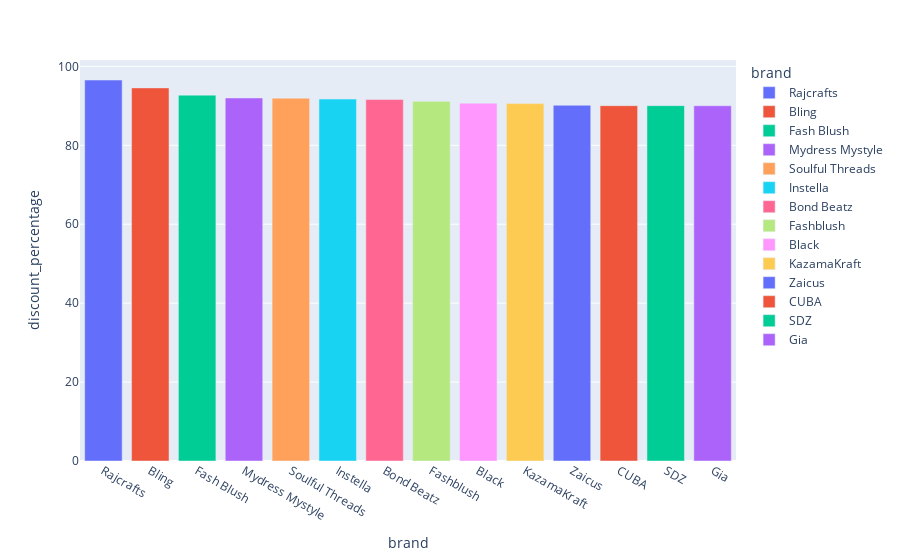

Notebook cell for this chart:
### Code cell
px.bar(max_discount, x= 'brand', y='discount_percentage',color='brand')  #plotting a bar graph

### Figure 1 — Plotly figure (JSON) as saved in the notebook; plotly's stock layout.template omitted (floating-point values rounded to 4 significant figures)
{"data": [{"alignmentgroup": "True", "hovertemplate": "brand=%{x}<br>discount_percentage=%{y}<extra></extra>", "legendgroup": "Rajcrafts", "marker": {"color": "#636efa", "pattern": {"shape": ""}}, "name": "Rajcrafts", "offsetgroup": "Rajcrafts", "orientation": "v", "showlegend": true, "textposition": "auto", "type": "bar", "x": ["Rajcrafts"], "xaxis": "x", "y": [96.53], "yaxis": "y"}, {"alignmentgroup": "True", "hovertemplate": "brand=%{x}<br>discount_percentage=%{y}<extra></extra>", "legendgroup": "Bling", "marker": {"color": "#EF553B", "pattern": {"shape": ""}}, "name": "Bling", "offsetgroup": "Bling", "orientation": "v", "showlegend": true, "textposition": "auto", "type": "bar", "x": ["Bling"], "xaxis": "x", "y": [94.55], "yaxis": "y"}, {"alignmentgroup": "True", "hovertemplate": "brand=%{x}<br>discount_percentage=%{y}<extra></extra>", "legendgroup": "Fash Blush", "marker": {"color": "#00cc96", "pattern": {"shape": ""}}, "name": "Fash Blush", "offsetgroup": "Fash Blush", "orientation": "v", "showlegend": true, "textposition": "auto", "type": "bar", "x": ["Fash Blush"], "xaxis": "x", "y": [92.71], "yaxis": "y"}, {"alignmentgroup": "True", "hovertemplate": "brand=%{x}<br>discount_percentage=%{y}<extra></extra>", "legendgroup": "Mydress Mystyle", "marker": {"color": "#ab63fa", "pattern": {"shape": ""}}, "name": "Mydress Mystyle", "offsetgroup": "Mydress Mystyle", "orientation": "v", "showlegend": true, "textposition": "auto", "type": "bar", "x": ["Mydress Mystyle"], "xaxis": "x", "y": [91.99], "yaxis": "y"}, {"alignmentgroup": "True", "hovertemplate": "brand=%{x}<br>discount_percentage=%{y}<extra></extra>", "legendgroup": "Soulful Threads", "marker": {"color": "#FFA15A", "pattern": {"shape": ""}}, "name": "Soulful Threads", "offsetgroup": "Soulful Threads", "orientation": "v", "showlegend": true, "textposition": "auto", "type": "bar", "x": ["Soulful Threads"], "xaxis": "x", "y": [91.95], "yaxis": "y"}, {"alignmentgroup": "True", "hovertemplate": "brand=%{x}<br>discount_percentage=%{y}<extra></extra>", "legendgroup": "Instella", "marker": {"color": "#19d3f3", "pattern": {"shape": ""}}, "name": "Instella", "offsetgroup": "Instella", "orientation": "v", "showlegend": true, "textposition": "auto", "type": "bar", "x": ["Instella"], "xaxis": "x", "y": [91.72], "yaxis": "y"}, {"alignmentgroup": "True", "hovertemplate": "brand=%{x}<br>discount_percentage=%{y}<extra></extra>", "legendgroup": "Bond Beatz", "marker": {"color": "#FF6692", "pattern": {"shape": ""}}, "name": "Bond Beatz", "offsetgroup": "Bond Beatz", "orientation": "v", "showlegend": true, "textposition": "auto", "type": "bar", "x": ["Bond Beatz"], "xaxis": "x", "y": [91.6], "yaxis": "y"}, {"alignmentgroup": "True", "hovertemplate": "brand=%{x}<br>discount_percentage=%{y}<extra></extra>", "legendgroup": "Fashblush", "marker": {"color": "#B6E880", "pattern": {"shape": ""}}, "name": "Fashblush", "offsetgroup": "Fashblush", "orientation": "v", "showlegend": true, "textposition": "auto", "type": "bar", "x": ["Fashblush"], "xaxis": "x", "y": [91.13], "yaxis": "y"}, {"alignmentgroup": "True", "hovertemplate": "brand=%{x}<br>discount_percentage=%{y}<extra></extra>", "legendgroup": "Black", "marker": {"color": "#FF97FF", "pattern": {"shape": ""}}, "name": "Black", "offsetgroup": "Black", "orientation": "v", "showlegend": true, "textposition": "auto", "type": "bar", "x": ["Black"], "xaxis": "x", "y": [90.68], "yaxis": "y"}, {"alignmentgroup": "True", "hovertemplate": "brand=%{x}<br>discount_percentage=%{y}<extra></extra>", "legendgroup": "KazamaKraft", "marker": {"color": "#FECB52", "pattern": {"shape": ""}}, "name": "KazamaKraft", "offsetgroup": "KazamaKraft", "orientation": "v", "showlegend": true, "textposition": "auto", "type": "bar", "x": ["KazamaKraft"], "xaxis": "x", "y": [90.57], "yaxis": "y"}, {"alignmentgroup": "True", "hovertemplate": "brand=%{x}<br>discount_percentage=%{y}<extra></extra>", "legendgroup": "Zaicus", "marker": {"color": "#636efa", "pattern": {"shape": ""}}, "name": "Zaicus", "offsetgroup": "Zaicus", "orientation": "v", "showlegend": true, "textposition": "auto", "type": "bar", "x": ["Zaicus"], "xaxis": "x", "y": [90.14], "yaxis": "y"}, {"alignmentgroup": "True", "hovertemplate": "brand=%{x}<br>discount_percentage=%{y}<extra></extra>", "legendgroup": "CUBA", "marker": {"color": "#EF553B", "pattern": {"shape": ""}}, "name": "CUBA", "offsetgroup": "CUBA", "orientation": "v", "showlegend": true, "textposition": "auto", "type": "bar", "x": ["CUBA"], "xaxis": "x", "y": [90.05], "yaxis": "y"}, {"alignmentgroup": "True", "hovertemplate": "brand=%{x}<br>discount_percentage=%{y}<extra></extra>", "legendgroup": "SDZ", "marker": {"color": "#00cc96", "pattern": {"shape": ""}}, "name": "SDZ", "offsetgroup": "SDZ", "orientation": "v", "showlegend": true, "textposition": "auto", "type": "bar", "x": ["SDZ"], "xaxis": "x", "y": [90.05], "yaxis": "y"}, {"alignmentgroup": "True", "hovertemplate": "brand=%{x}<br>discount_percentage=%{y}<extra></extra>", "legendgroup": "Gia", "marker": {"color": "#ab63fa", "pattern": {"shape": ""}}, "name": "Gia", "offsetgroup": "Gia", "orientation": "v", "showlegend": true, "textposition": "auto", "type": "bar", "x": ["Gia"], "xaxis": "x", "y": [90.02], "yaxis": "y"}], "layout": {"barmode": "relative", "legend": {"title": {"text": "brand"}, "tracegroupgap": 0}, "margin": {"t": 60}, "xaxis": {"anchor": "y", "categoryarray": ["Rajcrafts", "Bling", "Fash Blush", "Mydress Mystyle", "Soulful Threads", "Instella", "Bond Beatz", "Fashblush", "Black", "KazamaKraft", "Zaicus", "CUBA", "SDZ", "Gia"], "categoryorder": "array", "domain": [0, 1], "title": {"text": "brand"}}, "yaxis": {"anchor": "x", "domain": [0, 1], "title": {"text": "discount_percentage"}}}}
